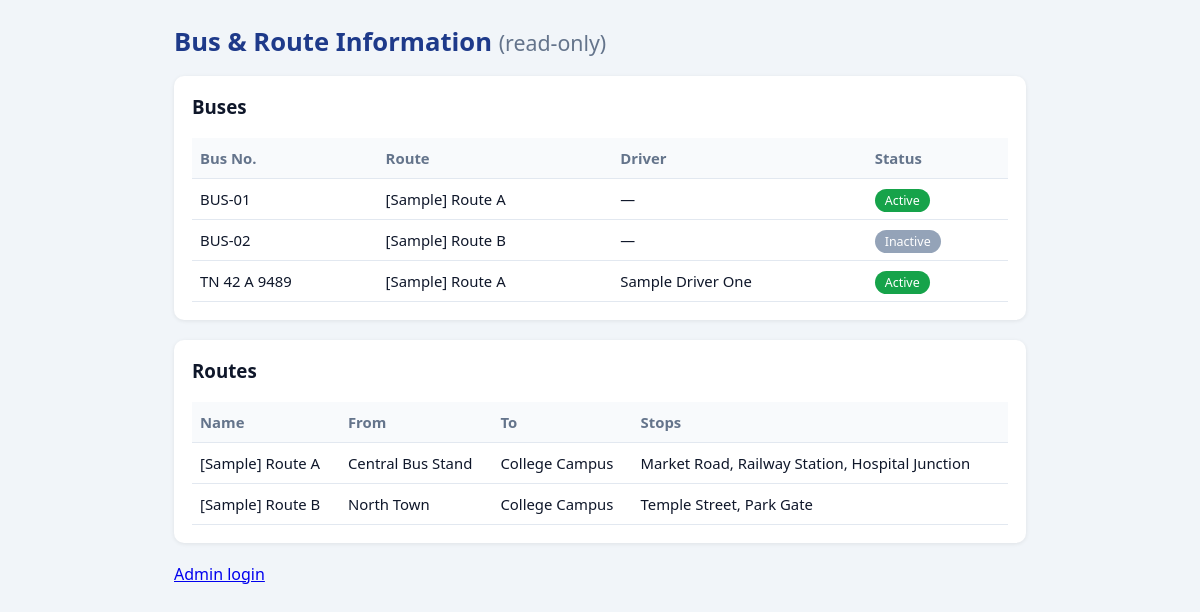
Screenshot of /info with the database file from the repository.
### tables this page shows
CREATE TABLE buses (
    bus_id              INTEGER PRIMARY KEY AUTOINCREMENT,
    bus_number          TEXT NOT NULL UNIQUE,
    registration_number TEXT NOT NULL UNIQUE,
    capacity            INTEGER NOT NULL CHECK (capacity > 0),
    route_id            INTEGER REFERENCES routes(route_id) ON DELETE RESTRICT,
    driver_id           INTEGER UNIQUE REFERENCES drivers(driver_id) ON DELETE SET NULL,
    status              TEXT NOT NULL DEFAULT 'Active' CHECK (status IN ('Active', 'Inactive'))
);

CREATE TABLE routes (
    route_id    INTEGER PRIMARY KEY AUTOINCREMENT,
    route_name  TEXT NOT NULL UNIQUE,
    start_point TEXT NOT NULL,
    destination TEXT NOT NULL,
    stops       TEXT
);

CREATE TABLE drivers (
    driver_id      INTEGER PRIMARY KEY AUTOINCREMENT,
    name           TEXT NOT NULL,
    phone          TEXT NOT NULL,
    licence_number TEXT NOT NULL UNIQUE,
    bus_id         INTEGER UNIQUE REFERENCES buses(bus_id) ON DELETE SET NULL
);

### app.py (the view)
@app.route("/info")
def info():
    return render_template("info.html",
                           buses=db.query(BUS_SQL + " ORDER BY b.bus_number"),
                           route_list=db.query("SELECT * FROM routes ORDER BY route_name"))

### app.py (called while the page is built)
@app.before_request
def verify_csrf():
    if request.method == "POST":
        sent, real = request.form.get("_csrf", ""), session.get("_csrf", "")
        if not real or not secrets.compare_digest(sent, real):
            abort(400, "Invalid or missing CSRF token. Go back, refresh the page and try again.")

### database.py (called while the page is built)
def get_conn():
    conn = sqlite3.connect(DB_PATH)
    conn.row_factory = sqlite3.Row
    conn.execute("PRAGMA foreign_keys = ON")  # SQLite needs this on every connection
    return conn

def query(sql, params=(), one=False):
    conn = get_conn()
    try:
        rows = conn.execute(sql, params).fetchall()
    finally:
        conn.close()
    if one:
        return rows[0] if rows else None
    return rows

### templates/info.html (shortened to what this page needs)
{% extends "base.html" %}
{% block content %}
<h1>Bus &amp; Route Information <small class="muted">(read-only)</small></h1>
<section class="card">
  <h3>Buses</h3>
  <table>
    <tr><th>Bus No.</th><th>Route</th><th>Driver</th><th>Status</th></tr>
    {% for b in buses %}
    <tr><td>{{ b.bus_number }}</td><td>{{ b.route_name or '—' }}</td><td>{{ b.driver_name or '—' }}</td>
        <td><span class="badge {{ b.status|lower }}">{{ b.status }}</span></td></tr>
    {% else %}<tr><td colspan="4">No data.</td></tr>{% endfor %}
  </table>
</section>
<section class="card">
  <h3>Routes</h3>
  <table>
    <tr><th>Name</th><th>From</th><th>To</th><th>Stops</th></tr>
    {% for r in route_list %}<tr><td>{{ r.route_name }}</td><td>{{ r.start_point }}</td><td>{{ r.destination }}</td><td>{{ r.stops or '—' }}</td></tr>
    {% else %}<tr><td colspan="4">No data.</td></tr>{% endfor %}
  </table>
</section>
<p>{% if session.get('admin') %}<a href="{{ url_for('dashboard') }}">← Back to dashboard</a>{% else %}<a href="{{ url_for('login') }}">Admin login</a>{% endif %}</p>
{% endblock %}

### templates/base.html (shortened to what this page needs)
<!DOCTYPE html>
<html lang="en">
<head>
  <link rel="stylesheet" href="{{ url_for('static', filename='css/style.css') }}">
</head>
<body>
<main class="{{ 'with-sidebar' if session.get('admin') else 'centered' }}">
  {% block content %}{% endblock %}
</main>
</body>
</html>

### static/css/style.css (style rules this page uses)
:root { --primary:#1e3a8a; --accent:#2563eb; --bg:#f1f5f9; --text:#0f172a; --muted:#64748b; }
* { box-sizing: border-box; }
body { margin:0; font-family: "Segoe UI", Arial, sans-serif; background:var(--bg); color:var(--text); }
main { padding:24px; }
main.centered { max-width:900px; margin:0 auto; }
h1 { margin-top:0; font-size:1.6rem; color:var(--primary); }
.card { background:#fff; border-radius:10px; padding:18px; margin-bottom:20px; box-shadow:0 1px 4px rgba(0,0,0,.08); overflow-x:auto; }
.card h3 { margin-top:0; }
table { width:100%; border-collapse:collapse; }
th, td { text-align:left; padding:10px 8px; border-bottom:1px solid #e2e8f0; font-size:.93rem; }
th { background:#f8fafc; color:var(--muted); }
.badge { padding:3px 10px; border-radius:12px; font-size:.78rem; color:#fff; }
.badge.active { background:#16a34a; }
.badge.inactive { background:#94a3b8; }
.muted { color:var(--muted); font-weight:400; }

### rows the page displays
buses: bus_number "BUS-01", route_name "[Sample] Route A", driver_name "—", status "Active"
buses: bus_number "BUS-02", route_name "[Sample] Route B", driver_name "—", status "Inactive"
buses: bus_number "TN 42 A 9489", route_name "[Sample] Route A", name "Sample Driver One", status "Active"
routes: route_name "[Sample] Route A", start_point "Central Bus Stand", destination "College Campus", stops "Market Road, Railway Station, Hospital Junction"
routes: route_name "[Sample] Route B", start_point "North Town", destination "College Campus", stops "Temple Street, Park Gate"
